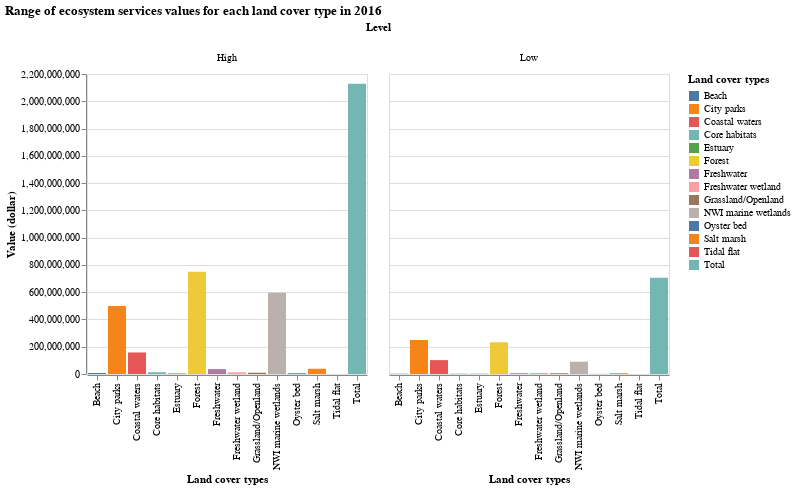

The code cell stored with this chart in its notebook:
### Code cell
# creating grouped bar chart
alt.Chart(table5).mark_bar().encode(
    # x axis is type of land cover
    x='Land cover types',
    # y axis is value of services in dollars
    y=alt.Y('Value', axis = alt.Axis(title = 'Value (dollar)')), 
    # color to distinguish between land cover types
    color='Land cover types',
    # group by level
    column='Level'
).properties(
    # adding title
    title='Range of ecosystem services values for each land cover type in 2016',
)

### Figure 1 — Vega-Lite specification as saved in the notebook (floating-point values rounded to 4 significant figures)
{"config": {"view": {"continuousWidth": 400, "continuousHeight": 300}}, "data": {"name": "data-8b510f612fbac494faf7335bbc8e6bbe"}, "mark": "bar", "encoding": {"color": {"field": "Land cover types", "type": "nominal"}, "column": {"field": "Level", "type": "nominal"}, "x": {"field": "Land cover types", "type": "nominal"}, "y": {"axis": {"title": "Value (dollar)"}, "field": "Value", "type": "quantitative"}}, "title": "Range of ecosystem services values for each land cover type in 2016", "$schema": "https://vega.github.io/schema/vega-lite/v4.17.0.json", "datasets": {"data-8b510f612fbac494faf7335bbc8e6bbe": [{"Land cover types": "NWI marine wetlands", "Level": "Low", "Value": 90367611}, {"Land cover types": "Salt marsh", "Level": "Low", "Value": 5836741}, {"Land cover types": "Freshwater wetland", "Level": "Low", "Value": 7416748}, {"Land cover types": "City parks", "Level": "Low", "Value": 249158682}, {"Land cover types": "Beach", "Level": "Low", "Value": 1748766}, {"Land cover types": "Freshwater", "Level": "Low", "Value": 5632155}, {"Land cover types": "Oyster bed", "Level": "Low", "Value": 609367}, {"Land cover types": "Estuary", "Level": "Low", "Value": 1775730}, {"Land cover types": "Tidal flat", "Level": "Low", "Value": 154979}, {"Land cover types": "Forest", "Level": "Low", "Value": 232570496}, {"Land cover types": "Grassland/Openland", "Level": "Low", "Value": 5588362}, {"Land cover types": "Core habitats", "Level": "Low", "Value": 2566369}, {"Land cover types": "Coastal waters", "Level": "Low", "Value": 101783372}, {"Land cover types": "Total", "Level": "Low", "Value": 705209378}, {"Land cover types": "NWI marine wetlands", "Level": "High", "Value": 596715671}, {"Land cover types": "Salt marsh", "Level": "High", "Value": 38541188}, {"Land cover types": "Freshwater wetland", "Level": "High", "Value": 12222223}, {"Land cover types": "City parks", "Level": "High", "Value": 498317363}, {"Land cover types": "Beach", "Level": "High", "Value": 7527883}, {"Land cover types": "Freshwater", "Level": "High", "Value": 36077699}, {"Land cover types": "Oyster bed", "Level": "High", "Value": 5499626}, {"Land cover types": "Estuary", "Level": "High", "Value": 3826203}, {"Land cover types": "Tidal flat", "Level": "High", "Value": 258298}, {"Land cover types": "Forest", "Level": "High", "Value": 748950958}, {"Land cover types": "Grassland/Openland", "Level": "High", "Value": 9447291}, {"Land cover types": "Core habitats", "Level": "High", "Value": 12831846}, {"Land cover types": "Coastal waters", "Level": "High", "Value": 157984654}, {"Land cover types": "Total", "Level": "High", "Value": 2128200903}]}}
